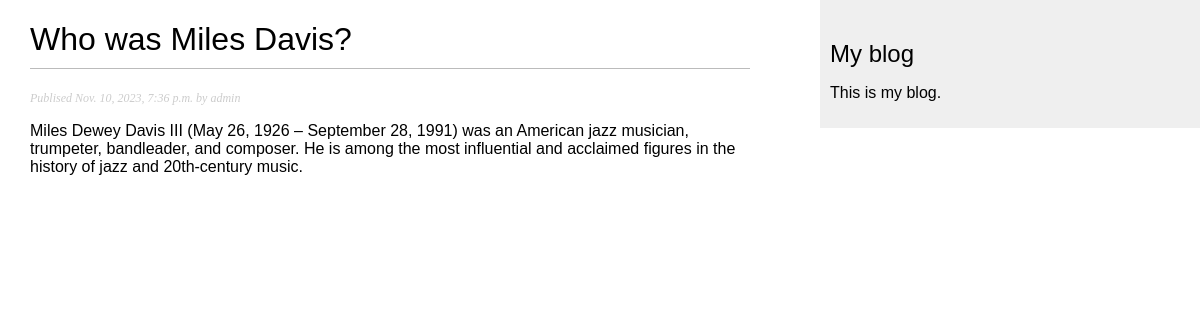
Page /blog/2023/11/10/who-was-miles-davis/ on the committed database.
### blog/models.py (models this page shows, shortened)
class Post(models.Model):
    class Status(models.TextChoices): # класс для хранения черновика
        DRAFT = 'DF', 'Draft'         # Post.Status.values вернет список ['DF', 'PB']
        PUBLISHED = 'PB', 'Published' # Post.Status.names ['DRAFT', 'PUBLISHED']
    title = models.CharField(max_length=250)  # Заголовок
    slug = models.SlugField(max_length=250,
                            unique_for_date='publish')   # с помощью этого параметра предотвратим хранение в модели Пост дублирующих записей.
    author = models.ForeignKey(User,
                               on_delete=models.CASCADE,
                               related_name='blog_posts') # для обращения user.blog_posts.
    body = models.TextField()  # поле для хранения тела поста
    publish = models.DateTimeField(default=timezone.now)
    created = models.DateTimeField(auto_now_add=True)
    updated = models.DateTimeField(auto_now=True)
    status = models.CharField(max_length=2,
                              choices=Status.choices,   # Post.Status.choices вернет [('DF', 'Draft'), ('PB', 'Published')]
                              default=Status.DRAFT)     # Post.Status.labels вернет ['Draft', 'Published']
    objects = models.Manager() # менеджер применяемый по умолчанию добавили вместе с классом
    published = PublishedManager() # конкретно прикладной менеджер                 (PublishedManager)
    class Meta:
        ordering = ['-publish'] # атрибут  ordering сортирует результаты по полю публикация
        indexes = [     # В Meta-класс модели была добавлена опция indexes
            models.Index(fields=['-publish']),   #
        ]

### blog/views.py (the view)
def post_detail(request, year, month, day, post):
    post = get_object_or_404(Post,
                             status=Post.Status.PUBLISHED,  # удаляем параметр id=id и добавляем год, месяц, день
                             slug=post,
                             publish__year=year,
                             publish__month=month,
                             publish__day=day)
    return render(request,
                  'blog/post/detail.html',
                  {'post': post})

### blog/templates/blog/post/detail.html (shortened to what this page needs)
{% extends "blog/base.html" %}
{% block content %}
    <h1>{{ post.title }}</h1>
    <p class ="date">
        Publised {{ post.publish }} by {{ post.author }}
    </p>
    {{ post.body|linebreaks }}
{% endblock content %}

### blog/static/css/blog.css (style rules this page uses)
body { margin:0; padding:0; font-family:helvetica, sans-serif; }
h1 { font-weight:normal; border-bottom:1px solid #bbb; padding:0 0 10px 0; }
p.date { color:#ccc; font-family: georgia, serif; font-size: 12px; font-style: italic; }

### rows in the picture
Post: title "Who was Miles Davis?", publish "Nov. 10, 2023, 7:36 p.m.", author "admin", body "Miles Dewey Davis III (May 26, 1926 – September 28, 1991) was an American jazz musician, trumpeter, bandleader, and composer. He is among the most influential and acclaimed figures in the history of jazz and 20th-century music."
